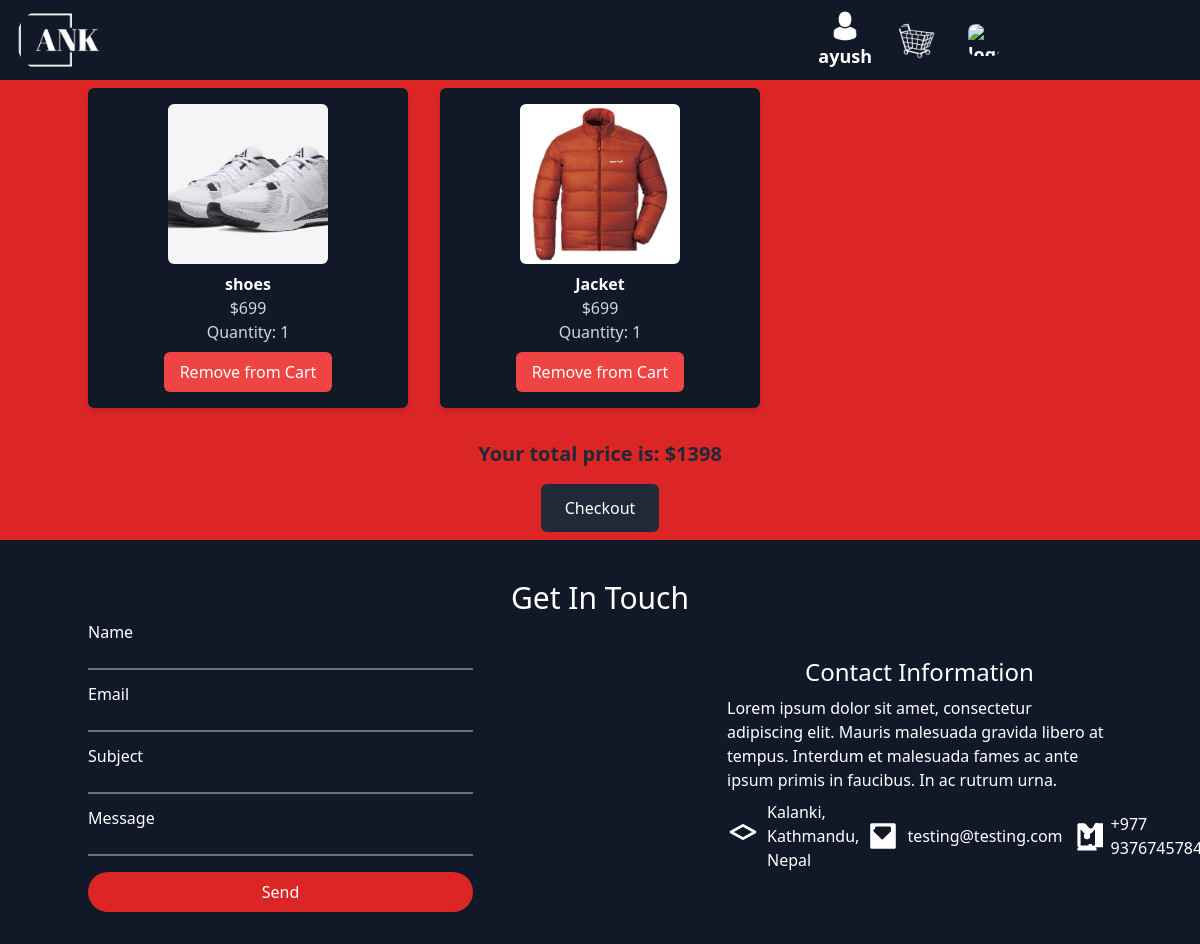
The page /usercart/ (signed in) on the database as committed earlier.
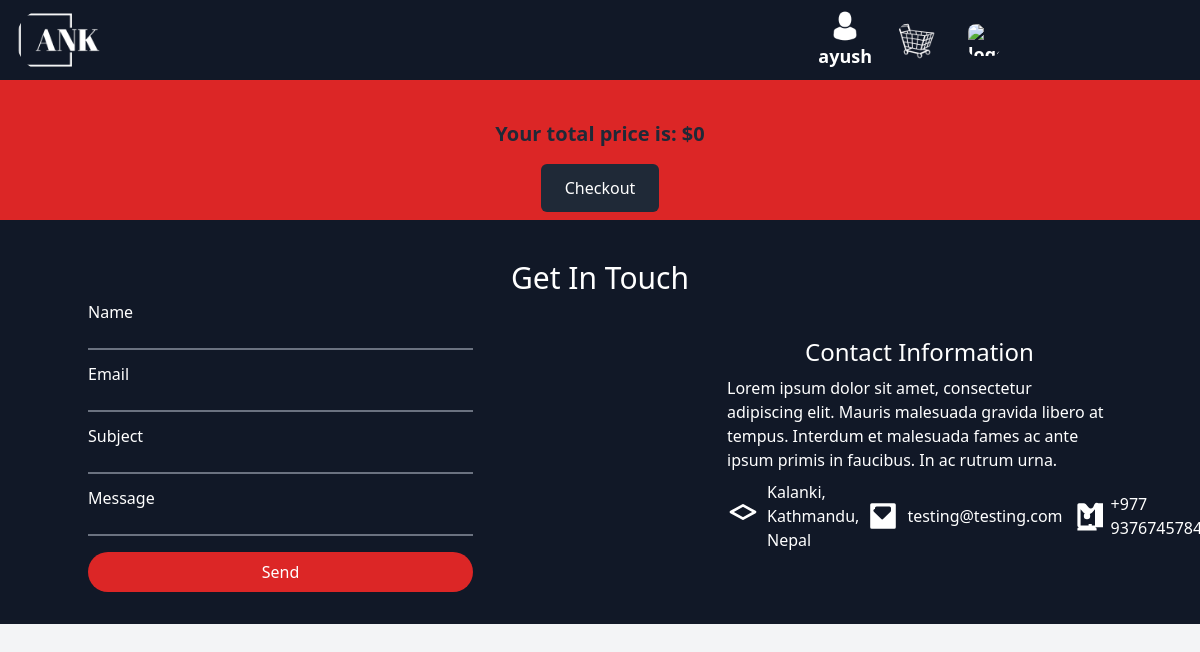
The same page on the database as committed later.
### Ecommerce/models.py (models this page shows, shortened)
class CartItem(models.Model):
    cart = models.ForeignKey(Cart, on_delete=models.CASCADE)
    product = models.ForeignKey(Product, on_delete=models.CASCADE)
    quantity = models.PositiveIntegerField(default=1)

class Product(models.Model):
	image=models.ImageField(upload_to="Product_image")
	name=models.CharField(max_length=20)
	price=models.IntegerField()

### Ecommerce/views.py (the view)
# urls.py: path('usercart/',views.items_in_cart,name="items_cart"),
@login_required
def items_in_cart(request):
    user = request.user
    user_cart = Cart.objects.get(user=request.user)
    cart_items = CartItem.objects.filter(cart=user_cart)
    total = 0
    for i in cart_items:
        total += i.quantity * i.product.price
    return render(request, "cart.html", {"items": cart_items, "totaldue": total, "name": user})

### Ecommerce/templates/cart.html (shortened to what the changed rows need)
<!DOCTYPE html>
<html lang="en">
<head>
    <script src="https://cdn.tailwindcss.com"></script>
</head>
<body class="overflow-x-hidden h-screen bg-gray-100">
    <div class="bg-red-600 p-2">
        <div class="grid grid-cols-1 md:grid-cols-2 lg:grid-cols-3 xl:grid-cols-4 gap-4 md:gap-8 container mx-auto">
            {% for item in items %}
            <div class="p-4 rounded-md shadow-md bg-gray-900 text-white text-center">
                <img src="{{ item.product.image.url }}" alt="{{ item.product.name }}" class="h-40 w-40 object-cover object-center rounded-md mx-auto">
                <p class="mt-2 font-semibold">{{ item.product.name }}</p>
                <p class="text-gray-300">${{ item.product.price }}</p>
                <p class="text-gray-300">Quantity: {{ item.quantity }}</p>
                <form method="POST" action="{% url 'remove_cart' item.id %}">
                    <button type="submit" class="mt-2 px-4 py-2 bg-red-500 hover:bg-red-600 rounded-md focus:outline-none focus:shadow-outline-red">
                        Remove from Cart
                    </button>
                </form>
            </div>
            {% endfor %}
        </div>
        <div class="mt-8 text-xl font-bold text-gray-800 text-center">
            Your total price is: ${{ totaldue }}
        </div>
        <form method="POST" action="{% url 'checkout' totaldue %}" class="text-center">
            <button type="submit" class="mt-4 px-6 py-3 bg-gray-800 hover:bg-purple-600 text-white rounded-md focus:outline-none focus:shadow-outline-purple">
            </button>
        </form>
    </div>
    <footer id="footer" class="bg-gray-900 text-white py-8">
        <div class="container mx-auto">
            <h1 class="text-xl md:text-3xl font-medium mt-2 text-center">Get In Touch</h1>
        </div>
    </footer>
</body>
</html>

Rows that differ between the two databases and show on the page:
removed CartItem: product.image (picture), product.name "shoes", product.price "699", quantity "1"
removed CartItem: product.image (picture), product.name "Jacket", product.price "699", quantity "1"
Other text that changed with them:
{{ totaldue }}: "1398" → "0"
